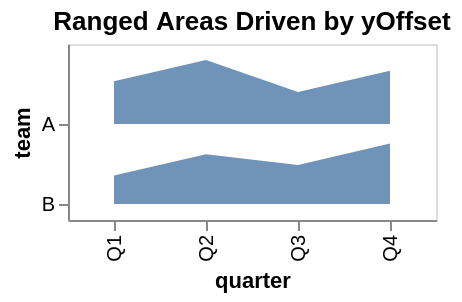

Describe this chart as a Vega-Lite specification.
### Vega specification from a JSON file in a GitHub repository (floating-point values rounded to 4 significant figures)
{"$schema": "https://vega.github.io/schema/vega/v6.json", "background": "white", "padding": 5, "title": {"text": "Ranged Areas Driven by yOffset", "frame": "group"}, "style": "cell", "data": [{"name": "source_0", "values": [{"quarter": "Q1", "team": "A", "score": 12}, {"quarter": "Q2", "team": "A", "score": 18}, {"quarter": "Q3", "team": "A", "score": 9}, {"quarter": "Q4", "team": "A", "score": 15}, {"quarter": "Q1", "team": "B", "score": 8}, {"quarter": "Q2", "team": "B", "score": 14}, {"quarter": "Q3", "team": "B", "score": 11}, {"quarter": "Q4", "team": "B", "score": 17}]}, {"name": "data_0", "source": "source_0", "transform": [{"type": "stack", "groupby": ["quarter", "team"], "field": "score", "sort": {"field": [], "order": []}, "as": ["score_start", "score_end"], "offset": "zero"}]}], "signals": [{"name": "x_step", "value": 46}, {"name": "width", "update": "bandspace(domain('x').length, 1, 0.5) * x_step"}, {"name": "y_step", "value": 40}, {"name": "height", "update": "bandspace(domain('y').length, 0.2, 0.2) * y_step"}], "marks": [{"name": "pathgroup", "type": "group", "from": {"facet": {"name": "faceted_path_main", "data": "data_0", "groupby": ["team"]}}, "encode": {"update": {"width": {"field": {"group": "width"}}, "height": {"field": {"group": "height"}}}}, "marks": [{"name": "marks", "type": "area", "style": ["area"], "sort": {"field": "x"}, "from": {"data": "faceted_path_main"}, "encode": {"update": {"opacity": {"value": 0.8}, "orient": {"value": "vertical"}, "fill": {"value": "#4c78a8"}, "description": {"signal": "\"quarter: \" + (isValid(datum[\"quarter\"]) ? isArray(datum[\"quarter\"]) ? join(datum[\"quarter\"], ' ') : datum[\"quarter\"] : \"\"+datum[\"quarter\"]) + \"; team: \" + (isValid(datum[\"team\"]) ? isArray(datum[\"team\"]) ? join(datum[\"team\"], ' ') : datum[\"team\"] : \"\"+datum[\"team\"]) + \"; score: \" + (format(datum[\"score\"], \"\"))"}, "x": {"scale": "x", "field": "quarter"}, "y": {"scale": "y", "field": "team", "offset": {"scale": "yOffset", "field": "score_end"}}, "y2": {"scale": "y", "field": "team", "offset": {"scale": "yOffset", "field": "score_start"}}, "defined": {"signal": "isValid(datum[\"score\"]) && isFinite(+datum[\"score\"])"}}}}]}], "scales": [{"name": "x", "type": "point", "domain": {"data": "data_0", "field": "quarter", "sort": true}, "range": {"step": {"signal": "x_step"}}, "padding": 0.5}, {"name": "y", "type": "band", "domain": {"data": "data_0", "field": "team", "sort": true}, "range": {"step": {"signal": "y_step"}}, "paddingInner": 0.2, "paddingOuter": 0.2}, {"name": "yOffset", "type": "linear", "domain": {"data": "data_0", "fields": ["score_start", "score_end"]}, "range": [{"signal": "bandwidth('y')"}, 0], "zero": true}], "axes": [{"scale": "x", "orient": "bottom", "grid": false, "title": "quarter", "labelAlign": "right", "labelAngle": 270, "labelBaseline": "middle", "zindex": 0}, {"scale": "y", "orient": "left", "grid": false, "title": "team", "bandPosition": 1, "encode": {"labels": {"update": {"y": {"scale": "y", "signal": "datum.value", "band": 1}}}}, "zindex": 0}]}
